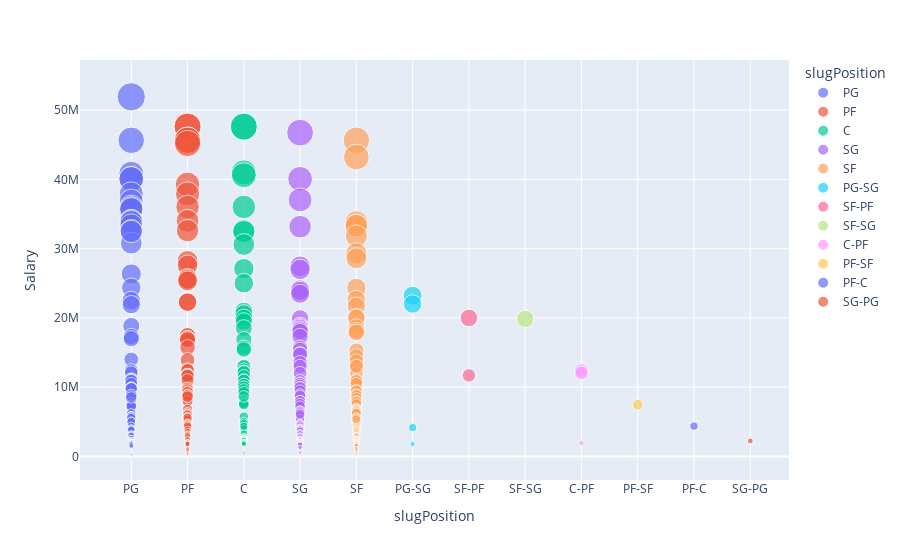

This figure's notebook cell:
### Code cell
fig = px.scatter(SS, x="slugPosition", y="Salary", color = "slugPosition",
                 size='Salary', hover_data=['namePlayer','slugTeamBREF'], height=700)
fig.show()

### Figure 1 — Plotly figure (JSON) as saved in the notebook; plotly's stock layout.template omitted (floating-point values rounded to 4 significant figures; data arrays with more than 128 entries replaced by an {"elided": "..."} marker saying what was removed)
{"data": [{"customdata": {"elided": "81x2 str values"}, "hovertemplate": "slugPosition=%{x}<br>Salary=%{marker.size}<br>namePlayer=%{customdata[0]}<br>slugTeamBREF=%{customdata[1]}<extra></extra>", "legendgroup": "PG", "marker": {"color": "#636efa", "size": [51915615, 45640084, 40806300, 40064220, 40064220, 37893408, 36861707, 36016200, 35802469, 35680595, 34005250, 34005250, 33833400, 33386850, 32600060, 30800000, 32478379, 26346666, 24360000, 22500000, 21911797, 18833713, 17307693, 17000000, 14000000, 12405000, 12100000, 11111111, 11055360, 11020000, 10900635, 10500000, 9895833, 9800926, 9770880, 8700000, 8856750, 7723000, 7413955, 7245480, 7267250, 8519706, 6190476, 5808435, 5784120, 5722116, 5539771, 5063640, 5000000, 4343920, 4037277, 3889800, 3873025, 3835738, 3196448, 3191400, 3071880, 3000000, 2624040, 2586665, 2320440, 2320000, 2306400, 2196970, 2131905, 2019706, 2019706, 2019706, 2019706, 2019706, 2019706, 2019706, 2019706, 1927896, 1836096, 1836096, 1719864, 1500000, 289542, 301795, 103550], "sizemode": "area", "sizeref": 129800.0, "symbol": "circle"}, "mode": "markers", "name": "PG", "orientation": "v", "showlegend": true, "type": "scatter", "x": ["PG", "PG", "PG", "PG", "PG", "PG", "PG", "PG", "PG", "PG", "PG", "PG", "PG", "PG", "PG", "PG", "PG", "PG", "PG", "PG", "PG", "PG", "PG", "PG", "PG", "PG", "PG", "PG", "PG", "PG", "PG", "PG", "PG", "PG", "PG", "PG", "PG", "PG", "PG", "PG", "PG", "PG", "PG", "PG", "PG", "PG", "PG", "PG", "PG", "PG", "PG", "PG", "PG", "PG", "PG", "PG", "PG", "PG", "PG", "PG", "PG", "PG", "PG", "PG", "PG", "PG", "PG", "PG", "PG", "PG", "PG", "PG", "PG", "PG", "PG", "PG", "PG", "PG", "PG", "PG", "PG"], "xaxis": "x", "y": [51915615, 45640084, 40806300, 40064220, 40064220, 37893408, 36861707, 36016200, 35802469, 35680595, 34005250, 34005250, 33833400, 33386850, 32600060, 30800000, 32478379, 26346666, 24360000, 22500000, 21911797, 18833713, 17307693, 17000000, 14000000, 12405000, 12100000, 11111111, 11055360, 11020000, 10900635, 10500000, 9895833, 9800926, 9770880, 8700000, 8856750, 7723000, 7413955, 7245480, 7267250, 8519706, 6190476, 5808435, 5784120, 5722116, 5539771, 5063640, 5000000, 4343920, 4037277, 3889800, 3873025, 3835738, 3196448, 3191400, 3071880, 3000000, 2624040, 2586665, 2320440, 2320000, 2306400, 2196970, 2131905, 2019706, 2019706, 2019706, 2019706, 2019706, 2019706, 2019706, 2019706, 1927896, 1836096, 1836096, 1719864, 1500000, 289542, 301795, 103550], "yaxis": "y"}, {"customdata": {"elided": "94x2 str values"}, "hovertemplate": "slugPosition=%{x}<br>Salary=%{marker.size}<br>namePlayer=%{customdata[0]}<br>slugTeamBREF=%{customdata[1]}<extra></extra>", "legendgroup": "PF", "marker": {"color": "#EF553B", "size": [47649433, 47607350, 45640084, 45640084, 45183960, 39270150, 37893408, 36016200, 34005250, 32600060, 28226880, 27586207, 25679348, 25568182, 25340000, 22321429, 22266182, 17400000, 17259999, 17429682, 17000000, 17000000, 16847826, 15740741, 13932008, 12500000, 12405000, 11750000, 11710818, 11710818, 11608080, 11014500, 9835881, 9600000, 9326520, 9219512, 8882640, 8800000, 8000000, 8638413, 6803012, 6341464, 6175000, 6059520, 6012840, 5709877, 5569920, 5316960, 5266713, 5574809, 4798440, 4698000, 4558680, 4516000, 4306281, 3835738, 3527160, 3199920, 3089520, 2733720, 2718240, 2709849, 2600008, 2413320, 2352000, 777703, 2194200, 2066585, 2961636, 2019706, 2019706, 2019706, 2419706, 2019706, 2019706, 2019706, 1997238, 1991428, 1902137, 684843, 1836096, 1836096, 1801769, 500000, 1119563, 1119563, 1119563, 1119563, 1029483, 850000, 616075, 455620, 368600, 64343], "sizemode": "area", "sizeref": 129800.0, "symbol": "circle"}, "mode": "markers", "name": "PF", "orientation": "v", "showlegend": true, "type": "scatter", "x": ["PF", "PF", "PF", "PF", "PF", "PF", "PF", "PF", "PF", "PF", "PF", "PF", "PF", "PF", "PF", "PF", "PF", "PF", "PF", "PF", "PF", "PF", "PF", "PF", "PF", "PF", "PF", "PF", "PF", "PF", "PF", "PF", "PF", "PF", "PF", "PF", "PF", "PF", "PF", "PF", "PF", "PF", "PF", "PF", "PF", "PF", "PF", "PF", "PF", "PF", "PF", "PF", "PF", "PF", "PF", "PF", "PF", "PF", "PF", "PF", "PF", "PF", "PF", "PF", "PF", "PF", "PF", "PF", "PF", "PF", "PF", "PF", "PF", "PF", "PF", "PF", "PF", "PF", "PF", "PF", "PF", "PF", "PF", "PF", "PF", "PF", "PF", "PF", "PF", "PF", "PF", "PF", "PF", "PF"], "xaxis": "x", "y": [47649433, 47607350, 45640084, 45640084, 45183960, 39270150, 37893408, 36016200, 34005250, 32600060, 28226880, 27586207, 25679348, 25568182, 25340000, 22321429, 22266182, 17400000, 17259999, 17429682, 17000000, 17000000, 16847826, 15740741, 13932008, 12500000, 12405000, 11750000, 11710818, 11710818, 11608080, 11014500, 9835881, 9600000, 9326520, 9219512, 8882640, 8800000, 8000000, 8638413, 6803012, 6341464, 6175000, 6059520, 6012840, 5709877, 5569920, 5316960, 5266713, 5574809, 4798440, 4698000, 4558680, 4516000, 4306281, 3835738, 3527160, 3199920, 3089520, 2733720, 2718240, 2709849, 2600008, 2413320, 2352000, 777703, 2194200, 2066585, 2961636, 2019706, 2019706, 2019706, 2419706, 2019706, 2019706, 2019706, 1997238, 1991428, 1902137, 684843, 1836096, 1836096, 1801769, 500000, 1119563, 1119563, 1119563, 1119563, 1029483, 850000, 616075, 455620, 368600, 64343], "yaxis": "y"}, {"customdata": {"elided": "84x2 str values"}, "hovertemplate": "slugPosition=%{x}<br>Salary=%{marker.size}<br>namePlayer=%{customdata[0]}<br>slugTeamBREF=%{customdata[1]}<extra></extra>", "legendgroup": "C", "marker": {"color": "#00cc96", "size": [47607350, 47607350, 41000000, 40600080, 36016200, 32600060, 32459438, 30600000, 27102202, 25000000, 20975000, 20616000, 20000000, 19500000, 18518519, 16875000, 15681818, 15435000, 13050000, 12950400, 12500000, 12195122, 12160680, 12119440, 11571429, 11000000, 10933333, 10386000, 10375000, 10000000, 9625000, 9245121, 8109063, 8000000, 8000000, 7723000, 7700000, 7500000, 8670002, 5043773, 5000000, 5754488, 5000000, 4775640, 4330680, 4000000, 3908160, 3536280, 4010730, 3360000, 2831160, 2800000, 2696280, 2600000, 2586665, 2581522, 2528233, 2424892, 2413304, 4368030, 2346614, 2210040, 2165000, 2066585, 2019706, 2019706, 2019706, 2019706, 2019706, 2351562, 2019706, 2019706, 2019706, 2019706, 2019706, 2019706, 2000000, 1951220, 1927896, 1801769, 559782, 331253, 127683, 77212], "sizemode": "area", "sizeref": 129800.0, "symbol": "circle"}, "mode": "markers", "name": "C", "orientation": "v", "showlegend": true, "type": "scatter", "x": ["C", "C", "C", "C", "C", "C", "C", "C", "C", "C", "C", "C", "C", "C", "C", "C", "C", "C", "C", "C", "C", "C", "C", "C", "C", "C", "C", "C", "C", "C", "C", "C", "C", "C", "C", "C", "C", "C", "C", "C", "C", "C", "C", "C", "C", "C", "C", "C", "C", "C", "C", "C", "C", "C", "C", "C", "C", "C", "C", "C", "C", "C", "C", "C", "C", "C", "C", "C", "C", "C", "C", "C", "C", "C", "C", "C", "C", "C", "C", "C", "C", "C", "C", "C"], "xaxis": "x", "y": [47607350, 47607350, 41000000, 40600080, 36016200, 32600060, 32459438, 30600000, 27102202, 25000000, 20975000, 20616000, 20000000, 19500000, 18518519, 16875000, 15681818, 15435000, 13050000, 12950400, 12500000, 12195122, 12160680, 12119440, 11571429, 11000000, 10933333, 10386000, 10375000, 10000000, 9625000, 9245121, 8109063, 8000000, 8000000, 7723000, 7700000, 7500000, 8670002, 5043773, 5000000, 5754488, 5000000, 4775640, 4330680, 4000000, 3908160, 3536280, 4010730, 3360000, 2831160, 2800000, 2696280, 2600000, 2586665, 2581522, 2528233, 2424892, 2413304, 4368030, 2346614, 2210040, 2165000, 2066585, 2019706, 2019706, 2019706, 2019706, 2019706, 2351562, 2019706, 2019706, 2019706, 2019706, 2019706, 2019706, 2000000, 1951220, 1927896, 1801769, 559782, 331253, 127683, 77212], "yaxis": "y"}, {"customdata": {"elided": "104x2 str values"}, "hovertemplate": "slugPosition=%{x}<br>Salary=%{marker.size}<br>namePlayer=%{customdata[0]}<br>slugTeamBREF=%{customdata[1]}<extra></extra>", "legendgroup": "SG", "marker": {"color": "#ab63fa", "size": [46741590, 40064220, 37037037, 33162030, 27455357, 27000000, 24107143, 23883929, 23487629, 19928571, 18857143, 18700000, 18560000, 18357143, 18214000, 18000000, 17325000, 15669643, 15384616, 14763636, 14704938, 13534817, 13000000, 12015150, 10900000, 10576923, 10489600, 10250000, 9945830, 9891480, 9460000, 8925000, 8715000, 8008680, 8000000, 7614480, 7252080, 6587040, 6481482, 6313800, 5887899, 5370370, 5291400, 5050800, 5475908, 4765339, 4687500, 4570080, 4536720, 6105941, 4310160, 4114200, 4094280, 4000000, 3918480, 3845083, 3695040, 3352440, 3350760, 3196448, 2949120, 2891467, 2815937, 2808720, 2537160, 2504640, 2463960, 2439025, 2421720, 2385720, 2240160, 2232308, 2019706, 2019706, 2019706, 2019706, 2019706, 2019706, 2000000, 1997238, 1997238, 1901769, 1836096, 1801769, 1719864, 1719864, 1719864, 1708143, 1250000, 1119563, 1119563, 1100000, 1000000, 864353, 1324828, 766095, 683430, 548815, 538460, 533945, 500000, 200000, 116075, 64343], "sizemode": "area", "sizeref": 129800.0, "symbol": "circle"}, "mode": "markers", "name": "SG", "orientation": "v", "showlegend": true, "type": "scatter", "x": ["SG", "SG", "SG", "SG", "SG", "SG", "SG", "SG", "SG", "SG", "SG", "SG", "SG", "SG", "SG", "SG", "SG", "SG", "SG", "SG", "SG", "SG", "SG", "SG", "SG", "SG", "SG", "SG", "SG", "SG", "SG", "SG", "SG", "SG", "SG", "SG", "SG", "SG", "SG", "SG", "SG", "SG", "SG", "SG", "SG", "SG", "SG", "SG", "SG", "SG", "SG", "SG", "SG", "SG", "SG", "SG", "SG", "SG", "SG", "SG", "SG", "SG", "SG", "SG", "SG", "SG", "SG", "SG", "SG", "SG", "SG", "SG", "SG", "SG", "SG", "SG", "SG", "SG", "SG", "SG", "SG", "SG", "SG", "SG", "SG", "SG", "SG", "SG", "SG", "SG", "SG", "SG", "SG", "SG", "SG", "SG", "SG", "SG", "SG", "SG", "SG", "SG", "SG", "SG"], "xaxis": "x", "y": [46741590, 40064220, 37037037, 33162030, 27455357, 27000000, 24107143, 23883929, 23487629, 19928571, 18857143, 18700000, 18560000, 18357143, 18214000, 18000000, 17325000, 15669643, 15384616, 14763636, 14704938, 13534817, 13000000, 12015150, 10900000, 10576923, 10489600, 10250000, 9945830, 9891480, 9460000, 8925000, 8715000, 8008680, 8000000, 7614480, 7252080, 6587040, 6481482, 6313800, 5887899, 5370370, 5291400, 5050800, 5475908, 4765339, 4687500, 4570080, 4536720, 6105941, 4310160, 4114200, 4094280, 4000000, 3918480, 3845083, 3695040, 3352440, 3350760, 3196448, 2949120, 2891467, 2815937, 2808720, 2537160, 2504640, 2463960, 2439025, 2421720, 2385720, 2240160, 2232308, 2019706, 2019706, 2019706, 2019706, 2019706, 2019706, 2000000, 1997238, 1997238, 1901769, 1836096, 1801769, 1719864, 1719864, 1719864, 1708143, 1250000, 1119563, 1119563, 1100000, 1000000, 864353, 1324828, 766095, 683430, 548815, 538460, 533945, 500000, 200000, 116075, 64343], "yaxis": "y"}, {"customdata": {"elided": "102x2 str values"}, "hovertemplate": "slugPosition=%{x}<br>Salary=%{marker.size}<br>namePlayer=%{customdata[0]}<br>slugTeamBREF=%{customdata[1]}<extra></extra>", "legendgroup": "SF", "marker": {"color": "#FFA15A", "size": [45640084, 43219440, 33833400, 33386850, 33319397, 31830357, 29320988, 28600000, 24330357, 22627671, 21700000, 20089286, 20000000, 18642857, 18154000, 17897728, 15277778, 14487684, 13750000, 12960000, 12015150, 13033786, 11000000, 10880400, 10500000, 9500000, 9423869, 8920795, 8809320, 8409000, 7977480, 7921300, 7560000, 6916080, 6802950, 6718842, 6614280, 6500000, 6300000, 6263188, 6250000, 5634257, 5508720, 5266713, 5026800, 4810200, 4556983, 4516000, 4310250, 4124400, 4000000, 3901399, 3722040, 3712920, 3666667, 3510600, 5379706, 3359280, 3218160, 3044872, 3000000, 3000000, 2966040, 2925360, 2847480, 2609400, 2528233, 2448600, 2431080, 2400000, 2346614, 2346614, 2337720, 2303520, 2165000, 2165000, 2019706, 2019706, 2019706, 2000000, 1930681, 1930681, 1927896, 1927896, 1927896, 1845593, 1836096, 1800000, 1719864, 1719864, 1600000, 1500000, 1119563, 1119563, 1119563, 1119563, 900000, 600000, 439581, 452693, 243758, 135120], "sizemode": "area", "sizeref": 129800.0, "symbol": "circle"}, "mode": "markers", "name": "SF", "orientation": "v", "showlegend": true, "type": "scatter", "x": ["SF", "SF", "SF", "SF", "SF", "SF", "SF", "SF", "SF", "SF", "SF", "SF", "SF", "SF", "SF", "SF", "SF", "SF", "SF", "SF", "SF", "SF", "SF", "SF", "SF", "SF", "SF", "SF", "SF", "SF", "SF", "SF", "SF", "SF", "SF", "SF", "SF", "SF", "SF", "SF", "SF", "SF", "SF", "SF", "SF", "SF", "SF", "SF", "SF", "SF", "SF", "SF", "SF", "SF", "SF", "SF", "SF", "SF", "SF", "SF", "SF", "SF", "SF", "SF", "SF", "SF", "SF", "SF", "SF", "SF", "SF", "SF", "SF", "SF", "SF", "SF", "SF", "SF", "SF", "SF", "SF", "SF", "SF", "SF", "SF", "SF", "SF", "SF", "SF", "SF", "SF", "SF", "SF", "SF", "SF", "SF", "SF", "SF", "SF", "SF", "SF", "SF"], "xaxis": "x", "y": [45640084, 43219440, 33833400, 33386850, 33319397, 31830357, 29320988, 28600000, 24330357, 22627671, 21700000, 20089286, 20000000, 18642857, 18154000, 17897728, 15277778, 14487684, 13750000, 12960000, 12015150, 13033786, 11000000, 10880400, 10500000, 9500000, 9423869, 8920795, 8809320, 8409000, 7977480, 7921300, 7560000, 6916080, 6802950, 6718842, 6614280, 6500000, 6300000, 6263188, 6250000, 5634257, 5508720, 5266713, 5026800, 4810200, 4556983, 4516000, 4310250, 4124400, 4000000, 3901399, 3722040, 3712920, 3666667, 3510600, 5379706, 3359280, 3218160, 3044872, 3000000, 3000000, 2966040, 2925360, 2847480, 2609400, 2528233, 2448600, 2431080, 2400000, 2346614, 2346614, 2337720, 2303520, 2165000, 2165000, 2019706, 2019706, 2019706, 2000000, 1930681, 1930681, 1927896, 1927896, 1927896, 1845593, 1836096, 1800000, 1719864, 1719864, 1600000, 1500000, 1119563, 1119563, 1119563, 1119563, 900000, 600000, 439581, 452693, 243758, 135120], "yaxis": "y"}, {"customdata": [["Terry Rozier", "TOT"], ["Bruce Brown", "TOT"], ["Immanuel Quickley", "TOT"], ["Skylar Mays", "TOT"]], "hovertemplate": "slugPosition=%{x}<br>Salary=%{marker.size}<br>namePlayer=%{customdata[0]}<br>slugTeamBREF=%{customdata[1]}<extra></extra>", "legendgroup": "PG-SG", "marker": {"color": "#19d3f3", "size": [23205221, 22000000, 4171548, 1799163], "sizemode": "area", "sizeref": 129800.0, "symbol": "circle"}, "mode": "markers", "name": "PG-SG", "orientation": "v", "showlegend": true, "type": "scatter", "x": ["PG-SG", "PG-SG", "PG-SG", "PG-SG"], "xaxis": "x", "y": [23205221, 22000000, 4171548, 1799163], "yaxis": "y"}, {"customdata": [["Bojan Bogdanovic", "TOT"], ["Robert Covington", "TOT"]], "hovertemplate": "slugPosition=%{x}<br>Salary=%{marker.size}<br>namePlayer=%{customdata[0]}<br>slugTeamBREF=%{customdata[1]}<extra></extra>", "legendgroup": "SF-PF", "marker": {"color": "#FF6692", "size": [20000000, 11692308], "sizemode": "area", "sizeref": 129800.0, "symbol": "circle"}, "mode": "markers", "name": "SF-PF", "orientation": "v", "showlegend": true, "type": "scatter", "x": ["SF-PF", "SF-PF"], "xaxis": "x", "y": [20000000, 11692308], "yaxis": "y"}, {"customdata": [["Buddy Hield", "TOT"]], "hovertemplate": "slugPosition=%{x}<br>Salary=%{marker.size}<br>namePlayer=%{customdata[0]}<br>slugTeamBREF=%{customdata[1]}<extra></extra>", "legendgroup": "SF-SG", "marker": {"color": "#B6E880", "size": [19845098], "sizemode": "area", "sizeref": 129800.0, "symbol": "circle"}, "mode": "markers", "name": "SF-SG", "orientation": "v", "showlegend": true, "type": "scatter", "x": ["SF-SG"], "xaxis": "x", "y": [19845098], "yaxis": "y"}, {"customdata": [["Daniel Gafford", "TOT"], ["Richaun Holmes", "TOT"], ["Xavier Tillman Sr.", "TOT"]], "hovertemplate": "slugPosition=%{x}<br>Salary=%{marker.size}<br>namePlayer=%{customdata[0]}<br>slugTeamBREF=%{customdata[1]}<extra></extra>", "legendgroup": "C-PF", "marker": {"color": "#FF97FF", "size": [12402000, 12046020, 1930681], "sizemode": "area", "sizeref": 129800.0, "symbol": "circle"}, "mode": "markers", "name": "C-PF", "orientation": "v", "showlegend": true, "type": "scatter", "x": ["C-PF", "C-PF", "C-PF"], "xaxis": "x", "y": [12402000, 12046020, 1930681], "yaxis": "y"}, {"customdata": [["Danilo Gallinari", "TOT"]], "hovertemplate": "slugPosition=%{x}<br>Salary=%{marker.size}<br>namePlayer=%{customdata[0]}<br>slugTeamBREF=%{customdata[1]}<extra></extra>", "legendgroup": "PF-SF", "marker": {"color": "#FECB52", "size": [7464578], "sizemode": "area", "sizeref": 129800.0, "symbol": "circle"}, "mode": "markers", "name": "PF-SF", "orientation": "v", "showlegend": true, "type": "scatter", "x": ["PF-SF"], "xaxis": "x", "y": [7464578], "yaxis": "y"}, {"customdata": [["Precious Achiuwa", "TOT"]], "hovertemplate": "slugPosition=%{x}<br>Salary=%{marker.size}<br>namePlayer=%{customdata[0]}<br>slugTeamBREF=%{customdata[1]}<extra></extra>", "legendgroup": "PF-C", "marker": {"color": "#636efa", "size": [4379527], "sizemode": "area", "sizeref": 129800.0, "symbol": "circle"}, "mode": "markers", "name": "PF-C", "orientation": "v", "showlegend": true, "type": "scatter", "x": ["PF-C"], "xaxis": "x", "y": [4379527], "yaxis": "y"}, {"customdata": [["Jaden Springer", "TOT"]], "hovertemplate": "slugPosition=%{x}<br>Salary=%{marker.size}<br>namePlayer=%{customdata[0]}<br>slugTeamBREF=%{customdata[1]}<extra></extra>", "legendgroup": "SG-PG", "marker": {"color": "#EF553B", "size": [2226240], "sizemode": "area", "sizeref": 129800.0, "symbol": "circle"}, "mode": "markers", "name": "SG-PG", "orientation": "v", "showlegend": true, "type": "scatter", "x": ["SG-PG"], "xaxis": "x", "y": [2226240], "yaxis": "y"}], "layout": {"autosize": true, "legend": {"itemsizing": "constant", "title": {"text": "slugPosition"}, "tracegroupgap": 0}, "margin": {"t": 60}, "xaxis": {"anchor": "y", "autorange": true, "categoryarray": ["PG", "PF", "C", "SG", "SF", "PG-SG", "SF-PF", "SF-SG", "C-PF", "PF-SF", "PF-C", "SG-PG"], "categoryorder": "array", "domain": [0, 1], "range": [-0.8165, 11.66], "title": {"text": "slugPosition"}, "type": "category"}, "yaxis": {"anchor": "x", "autorange": true, "domain": [0, 1], "range": [-3249000.0, 56600000.0], "title": {"text": "Salary"}, "type": "linear"}}}
